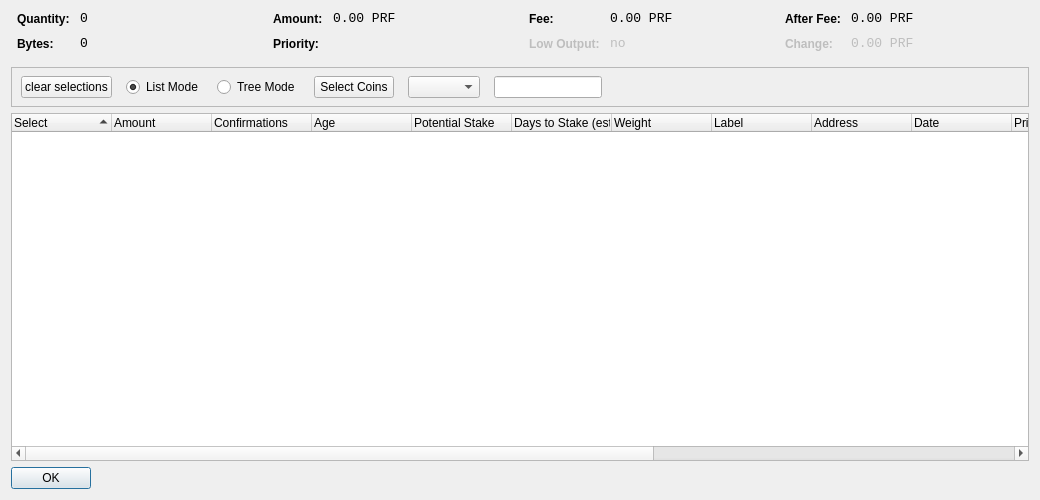
<?xml version="1.0" encoding="UTF-8"?>
<ui version="4.0">
 <class>CoinControlDialog</class>
 <widget class="QDialog" name="CoinControlDialog">
  <property name="geometry">
   <rect>
    <x>0</x>
    <y>0</y>
    <width>1040</width>
    <height>500</height>
   </rect>
  </property>
  <property name="windowTitle">
   <string>Coin Control</string>
  </property>
  <layout class="QVBoxLayout" name="verticalLayout">
   <item>
    <layout class="QHBoxLayout" name="horizontalLayoutTop" stretch="0,0,0,0">
     <property name="topMargin">
      <number>0</number>
     </property>
     <property name="bottomMargin">
      <number>10</number>
     </property>
     <item>
      <layout class="QFormLayout" name="formLayoutCoinControl1">
       <property name="horizontalSpacing">
        <number>10</number>
       </property>
       <property name="verticalSpacing">
        <number>10</number>
       </property>
       <property name="leftMargin">
        <number>6</number>
       </property>
       <property name="rightMargin">
        <number>6</number>
       </property>
       <item row="0" column="0">
        <widget class="QLabel" name="labelCoinControlQuantityText">
         <property name="styleSheet">
          <string notr="true">font-weight:bold;</string>
         </property>
         <property name="text">
          <string>Quantity:</string>
         </property>
        </widget>
       </item>
       <item row="0" column="1">
        <widget class="QLabel" name="labelCoinControlQuantity">
         <property name="font">
          <font>
           <family>Monospace</family>
           <pointsize>10</pointsize>
          </font>
         </property>
         <property name="cursor">
          <cursorShape>IBeamCursor</cursorShape>
         </property>
         <property name="contextMenuPolicy">
          <enum>Qt::ActionsContextMenu</enum>
         </property>
         <property name="text">
          <string>0</string>
         </property>
         <property name="textInteractionFlags">
          <set>Qt::LinksAccessibleByMouse|Qt::TextSelectableByKeyboard|Qt::TextSelectableByMouse</set>
         </property>
        </widget>
       </item>
       <item row="1" column="0">
        <widget class="QLabel" name="labelCoinControlBytesText">
         <property name="styleSheet">
          <string notr="true">font-weight:bold;</string>
         </property>
         <property name="text">
          <string>Bytes:</string>
         </property>
        </widget>
       </item>
       <item row="1" column="1">
        <widget class="QLabel" name="labelCoinControlBytes">
         <property name="font">
          <font>
           <family>Monospace</family>
           <pointsize>10</pointsize>
          </font>
         </property>
         <property name="cursor">
          <cursorShape>IBeamCursor</cursorShape>
         </property>
         <property name="contextMenuPolicy">
          <enum>Qt::ActionsContextMenu</enum>
         </property>
         <property name="text">
          <string>0</string>
         </property>
         <property name="textInteractionFlags">
          <set>Qt::LinksAccessibleByMouse|Qt::TextSelectableByKeyboard|Qt::TextSelectableByMouse</set>
         </property>
        </widget>
       </item>
      </layout>
     </item>
     <item>
      <layout class="QFormLayout" name="formLayoutCoinControl2">
       <property name="horizontalSpacing">
        <number>10</number>
       </property>
       <property name="verticalSpacing">
        <number>10</number>
       </property>
       <property name="leftMargin">
        <number>6</number>
       </property>
       <property name="rightMargin">
        <number>6</number>
       </property>
       <item row="0" column="0">
        <widget class="QLabel" name="labelCoinControlAmountText">
         <property name="styleSheet">
          <string notr="true">font-weight:bold;</string>
         </property>
         <property name="text">
          <string>Amount:</string>
         </property>
        </widget>
       </item>
       <item row="0" column="1">
        <widget class="QLabel" name="labelCoinControlAmount">
         <property name="font">
          <font>
           <family>Monospace</family>
           <pointsize>10</pointsize>
          </font>
         </property>
         <property name="cursor">
          <cursorShape>IBeamCursor</cursorShape>
         </property>
         <property name="contextMenuPolicy">
          <enum>Qt::ActionsContextMenu</enum>
         </property>
         <property name="text">
          <string>0.00 PRF</string>
         </property>
         <property name="textInteractionFlags">
          <set>Qt::LinksAccessibleByMouse|Qt::TextSelectableByKeyboard|Qt::TextSelectableByMouse</set>
         </property>
        </widget>
       </item>
       <item row="1" column="0">
        <widget class="QLabel" name="labelCoinControlPriorityText">
         <property name="styleSheet">
          <string notr="true">font-weight:bold;</string>
         </property>
         <property name="text">
          <string>Priority:</string>
         </property>
        </widget>
       </item>
       <item row="1" column="1">
        <widget class="QLabel" name="labelCoinControlPriority">
         <property name="font">
          <font>
           <family>Monospace</family>
           <pointsize>10</pointsize>
          </font>
         </property>
         <property name="cursor">
          <cursorShape>IBeamCursor</cursorShape>
         </property>
         <property name="contextMenuPolicy">
          <enum>Qt::ActionsContextMenu</enum>
         </property>
         <property name="text">
          <string/>
         </property>
         <property name="textInteractionFlags">
          <set>Qt::LinksAccessibleByMouse|Qt::TextSelectableByKeyboard|Qt::TextSelectableByMouse</set>
         </property>
        </widget>
       </item>
      </layout>
     </item>
     <item>
      <layout class="QFormLayout" name="formLayoutCoinControl3">
       <property name="horizontalSpacing">
        <number>10</number>
       </property>
       <property name="verticalSpacing">
        <number>10</number>
       </property>
       <property name="leftMargin">
        <number>6</number>
       </property>
       <property name="rightMargin">
        <number>6</number>
       </property>
       <item row="0" column="0">
        <widget class="QLabel" name="labelCoinControlFeeText">
         <property name="styleSheet">
          <string notr="true">font-weight:bold;</string>
         </property>
         <property name="text">
          <string>Fee:</string>
         </property>
        </widget>
       </item>
       <item row="0" column="1">
        <widget class="QLabel" name="labelCoinControlFee">
         <property name="font">
          <font>
           <family>Monospace</family>
           <pointsize>10</pointsize>
          </font>
         </property>
         <property name="cursor">
          <cursorShape>IBeamCursor</cursorShape>
         </property>
         <property name="contextMenuPolicy">
          <enum>Qt::ActionsContextMenu</enum>
         </property>
         <property name="text">
          <string>0.00 PRF</string>
         </property>
         <property name="textInteractionFlags">
          <set>Qt::LinksAccessibleByMouse|Qt::TextSelectableByKeyboard|Qt::TextSelectableByMouse</set>
         </property>
        </widget>
       </item>
       <item row="1" column="0">
        <widget class="QLabel" name="labelCoinControlLowOutputText">
         <property name="enabled">
          <bool>false</bool>
         </property>
         <property name="styleSheet">
          <string notr="true">font-weight:bold;</string>
         </property>
         <property name="text">
          <string>Low Output:</string>
         </property>
        </widget>
       </item>
       <item row="1" column="1">
        <widget class="QLabel" name="labelCoinControlLowOutput">
         <property name="enabled">
          <bool>false</bool>
         </property>
         <property name="font">
          <font>
           <family>Monospace</family>
           <pointsize>10</pointsize>
          </font>
         </property>
         <property name="cursor">
          <cursorShape>IBeamCursor</cursorShape>
         </property>
         <property name="contextMenuPolicy">
          <enum>Qt::ActionsContextMenu</enum>
         </property>
         <property name="text">
          <string>no</string>
         </property>
         <property name="textInteractionFlags">
          <set>Qt::LinksAccessibleByMouse|Qt::TextSelectableByKeyboard|Qt::TextSelectableByMouse</set>
         </property>
        </widget>
       </item>
      </layout>
     </item>
     <item>
      <layout class="QFormLayout" name="formLayoutCoinControl4">
       <property name="fieldGrowthPolicy">
        <enum>QFormLayout::AllNonFixedFieldsGrow</enum>
       </property>
       <property name="horizontalSpacing">
        <number>10</number>
       </property>
       <property name="verticalSpacing">
        <number>10</number>
       </property>
       <property name="leftMargin">
        <number>6</number>
       </property>
       <property name="rightMargin">
        <number>6</number>
       </property>
       <item row="0" column="0">
        <widget class="QLabel" name="labelCoinControlAfterFeeText">
         <property name="styleSheet">
          <string notr="true">font-weight:bold;</string>
         </property>
         <property name="text">
          <string>After Fee:</string>
         </property>
        </widget>
       </item>
       <item row="0" column="1">
        <widget class="QLabel" name="labelCoinControlAfterFee">
         <property name="font">
          <font>
           <family>Monospace</family>
           <pointsize>10</pointsize>
          </font>
         </property>
         <property name="cursor">
          <cursorShape>IBeamCursor</cursorShape>
         </property>
         <property name="contextMenuPolicy">
          <enum>Qt::ActionsContextMenu</enum>
         </property>
         <property name="text">
          <string>0.00 PRF</string>
         </property>
         <property name="textInteractionFlags">
          <set>Qt::LinksAccessibleByMouse|Qt::TextSelectableByKeyboard|Qt::TextSelectableByMouse</set>
         </property>
        </widget>
       </item>
       <item row="1" column="0">
        <widget class="QLabel" name="labelCoinControlChangeText">
         <property name="enabled">
          <bool>false</bool>
         </property>
         <property name="styleSheet">
          <string notr="true">font-weight:bold;</string>
         </property>
         <property name="text">
          <string>Change:</string>
         </property>
        </widget>
       </item>
       <item row="1" column="1">
        <widget class="QLabel" name="labelCoinControlChange">
         <property name="enabled">
          <bool>false</bool>
         </property>
         <property name="font">
          <font>
           <family>Monospace</family>
           <pointsize>10</pointsize>
          </font>
         </property>
         <property name="cursor">
          <cursorShape>IBeamCursor</cursorShape>
         </property>
         <property name="contextMenuPolicy">
          <enum>Qt::ActionsContextMenu</enum>
         </property>
         <property name="text">
          <string>0.00 PRF</string>
         </property>
         <property name="textInteractionFlags">
          <set>Qt::LinksAccessibleByMouse|Qt::TextSelectableByKeyboard|Qt::TextSelectableByMouse</set>
         </property>
        </widget>
       </item>
      </layout>
     </item>
    </layout>
   </item>
   <item>
    <widget class="QFrame" name="frame">
     <property name="minimumSize">
      <size>
       <width>0</width>
       <height>40</height>
      </size>
     </property>
     <property name="frameShape">
      <enum>QFrame::StyledPanel</enum>
     </property>
     <property name="frameShadow">
      <enum>QFrame::Sunken</enum>
     </property>
     <widget class="QWidget" name="horizontalLayoutWidget">
      <property name="geometry">
       <rect>
        <x>10</x>
        <y>0</y>
        <width>781</width>
        <height>41</height>
       </rect>
      </property>
      <layout class="QHBoxLayout" name="horizontalLayoutPanel" stretch="0,0,0,0,0,0,0">
       <property name="spacing">
        <number>14</number>
       </property>
       <item>
        <widget class="QPushButton" name="pushButtonSelectAll">
         <property name="sizePolicy">
          <sizepolicy hsizetype="Maximum" vsizetype="Fixed">
           <horstretch>0</horstretch>
           <verstretch>0</verstretch>
          </sizepolicy>
         </property>
         <property name="text">
          <string>clear selections</string>
         </property>
        </widget>
       </item>
       <item>
        <widget class="QRadioButton" name="radioListMode">
         <property name="sizePolicy">
          <sizepolicy hsizetype="Maximum" vsizetype="Fixed">
           <horstretch>0</horstretch>
           <verstretch>0</verstretch>
          </sizepolicy>
         </property>
         <property name="text">
          <string>List Mode</string>
         </property>
         <property name="checked">
          <bool>true</bool>
         </property>
        </widget>
       </item>
       <item>
        <widget class="QRadioButton" name="radioTreeMode">
         <property name="sizePolicy">
          <sizepolicy hsizetype="Maximum" vsizetype="Fixed">
           <horstretch>0</horstretch>
           <verstretch>0</verstretch>
          </sizepolicy>
         </property>
         <property name="text">
          <string>Tree Mode</string>
         </property>
        </widget>
       </item>
       <item>
        <widget class="QPushButton" name="pushButtonCustomCC">
         <property name="text">
          <string>Select Coins</string>
         </property>
        </widget>
       </item>
       <item>
        <widget class="QComboBox" name="QComboBoxFilterCoins"/>
       </item>
       <item>
        <widget class="QLineEdit" name="lineEditCustomCC">
         <property name="enabled">
          <bool>true</bool>
         </property>
         <property name="sizePolicy">
          <sizepolicy hsizetype="Fixed" vsizetype="Fixed">
           <horstretch>0</horstretch>
           <verstretch>0</verstretch>
          </sizepolicy>
         </property>
         <property name="baseSize">
          <size>
           <width>50</width>
           <height>0</height>
          </size>
         </property>
        </widget>
       </item>
       <item>
        <spacer name="horizontalSpacer">
         <property name="orientation">
          <enum>Qt::Horizontal</enum>
         </property>
         <property name="sizeHint" stdset="0">
          <size>
           <width>40</width>
           <height>20</height>
          </size>
         </property>
        </spacer>
       </item>
      </layout>
     </widget>
    </widget>
   </item>
   <item>
    <widget class="CoinControlTreeWidget" name="treeWidget">
     <property name="contextMenuPolicy">
      <enum>Qt::CustomContextMenu</enum>
     </property>
     <property name="sortingEnabled">
      <bool>false</bool>
     </property>
     <property name="columnCount">
      <number>16</number>
     </property>
     <attribute name="headerShowSortIndicator" stdset="0">
      <bool>true</bool>
     </attribute>
     <attribute name="headerStretchLastSection">
      <bool>false</bool>
     </attribute>
     <column>
      <property name="text">
       <string>Select</string> /** checkbox **/
      </property>
     </column>
     <column>
      <property name="text">
       <string>Amount</string> /** amount **/
      </property>
     </column>
     <column>
      <property name="text">
       <string>Confirmations</string> /** confs **/
      </property>
      <property name="toolTip">
       <string>Confirmed</string>
      </property>
     </column>
     <column>
      <property name="text">
       <string>Age</string> /** age **/
      </property>
     </column>
	 
	 <column>
      <property name="text">
       <string>Potential Stake</string> /** potential stake **/
      </property>
     </column>
	 <column>
      <property name="text">
       <string>Days to Stake (est.)</string> /** stake time estimate **/
      </property>
     </column>
     <column>
      <property name="text">
       <string>Weight</string> /** weight **/
      </property>
     </column>
     <column>
      <property name="text">
       <string>Label</string> /** label **/
      </property>
     </column>
     <column>
      <property name="text">
       <string>Address</string> /** address **/
      </property>
     </column>
     <column>
      <property name="text">
       <string>Date</string> /** date **/
      </property>
     </column>
     <column>
      <property name="text">
       <string>Priority</string> /** priority **/
      </property>
     </column>
	 <column>
      <property name="text"> /** age int 64 invisible **/
       <string/>
      </property>
     </column>
	 <column>
      <property name="text"> /** pot stake int 64 invisible **/
       <string/>
      </property>
     </column>
     <column>
      <property name="text">
       <string/>
      </property>
     </column>
     <column>
      <property name="text">
       <string/>
      </property>
     </column>
     <column>
      <property name="text">
       <string/>
      </property>
     </column>
     <column>
      <property name="text">
       <string/>
      </property>
     </column>
    </widget>
   </item>
   <item>
    <widget class="QDialogButtonBox" name="buttonBox">
     <property name="sizePolicy">
      <sizepolicy hsizetype="Maximum" vsizetype="Fixed">
       <horstretch>0</horstretch>
       <verstretch>0</verstretch>
      </sizepolicy>
     </property>
     <property name="orientation">
      <enum>Qt::Horizontal</enum>
     </property>
     <property name="standardButtons">
      <set>QDialogButtonBox::Ok</set>
     </property>
    </widget>
   </item>
  </layout>
 </widget>
 <customwidgets>
  <customwidget>
   <class>CoinControlTreeWidget</class>
   <extends>QTreeWidget</extends>
   <header>coincontroltreewidget.h</header>
  </customwidget>
 </customwidgets>
 <resources/>
 <connections/>
</ui>
